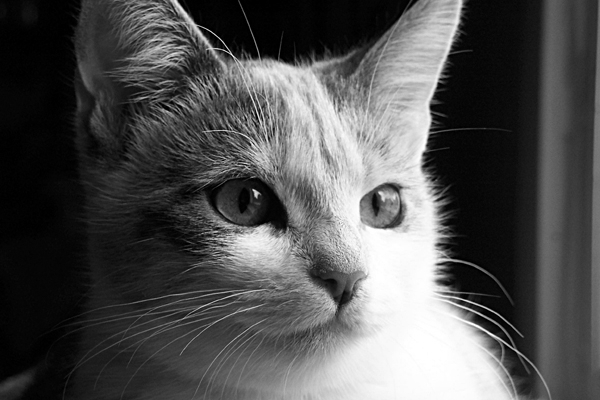
#> input picture grayscale_cat.jpg, 600 x 400 px
$ python main.py
#> lines starting #> are read from the running program, lines starting #| are printed output that depends on the picture; long printed decimals are rounded
import numpy as np
import matplotlib.pyplot as plt
import matplotlib.image as mpimg

# --- Функції обробки зображень SVD ---

def read_image(path, mode='RGB'):
    """
    Reads an image from the specified path.
    Uses matplotlib for reading.
    Returns a NumPy array, normalized to [0.0, 1.0].
    """
#> called with path = 'grayscale_cat.jpg', mode = 'Grayscale'
    try:
        img = mpimg.imread(path)
#> img is the input picture: shape (400, 600); min 0, max 255, mean 81.5
        if img.dtype == np.uint8:
            return img.astype(np.float32) / 255.0
#> call 2 of read_image, with path = 'rgb_dog.jpg', mode = 'RGB'
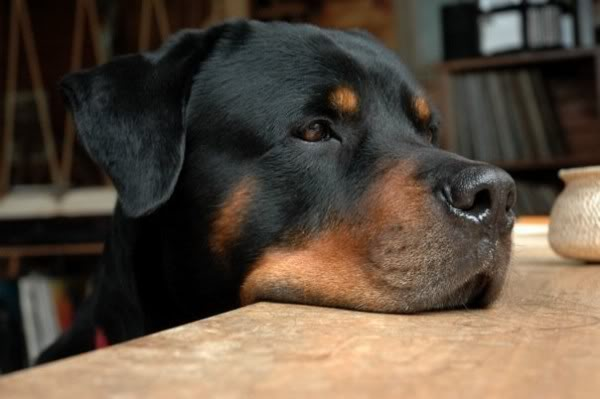
#> input picture rgb_dog.jpg, 600 x 399 px
#> in read_image, img is the input picture: shape (399, 600, 3); mean R, G, B 91, 77.5, 63.6
        return img.astype(np.float32)
    except FileNotFoundError:
        print(f"Помилка: Файл '{path}' не знайдено.")
        print("Будь ласка, переконайтеся, що файли зображень (grayscale_cat.jpg, rgb_dog.jpg) існують у тій же директорії.")
        if mode == 'RGB':
            return np.zeros((100, 100, 3), dtype=np.float32)
        else:
            return np.zeros((100, 100), dtype=np.float32)

def show_image(image_data, title="Відновлене зображення", mode='Grayscale'):
    """
    Displays an image using Matplotlib.
    Handles float [0.0, 1.0] ranges.
    """
    plt.figure(figsize=(6, 6))
    # Забезпечуємо, що значення знаходяться в діапазоні [0.0, 1.0] для float зображень
    display_image = np.clip(image_data, 0.0, 1.0)

    # Визначаємо колірну карту
    cmap = 'gray' if mode == 'Grayscale' else None

    plt.imshow(display_image, cmap=cmap)
    plt.title(title)
    plt.axis('off')
    plt.show()

def get_image_shape(image_data):
    """Returns the shape of the image data."""
    return image_data.shape

def perform_svd(channel_data):
    """
    Performs Singular Value Decomposition on a 2D channel.
    Returns U, S, Vt (V transposed).
    """
    if channel_data.ndim != 2:
        raise ValueError("perform_svd очікує 2D масив для каналу.")

    # дані є float для SVD
    if channel_data.dtype not in [np.float32, np.float64]:
         channel_data = channel_data.astype(np.float32)

    U, S, Vt = np.linalg.svd(channel_data, full_matrices=False)
    return U, S, Vt

def reconstruct_image(U, S, Vt, num_singular_values):
    """
    Reconstructs the image from the SVD components.

    Parameters:
    U (numpy.ndarray): The U matrix from SVD.
    S (numpy.ndarray): The singular values from SVD.
    Vt (numpy.ndarray): The Vt matrix from SVD.
    num_singular_values (int): The number of singular values to use for reconstruction.

    Returns:
    numpy.ndarray: The reconstructed image data.
    """
    k = num_singular_values

    S_reduced = np.zeros_like(S, dtype=S.dtype)
    S_reduced[:k] = S[:k]

    reconstructed_channel = np.dot(U, np.dot(np.diag(S_reduced), Vt))
    reconstructed_channel = np.clip(reconstructed_channel, 0.0, 1.0)

    return reconstructed_channel.astype(np.float32)

def reconstruct_rgb_image(Ur, Sr, Vr, Ug, Sg, Vg, Ub, Sb, Vb, num_singular_values):
    """
    Reconstructs an RGB image from the SVD components of its channels.
    Each channel is reconstructed and then stacked to form the RGB image.
    """
    r_channel = reconstruct_image(Ur, Sr, Vr, num_singular_values)
    g_channel = reconstruct_image(Ug, Sg, Vg, num_singular_values)
    b_channel = reconstruct_image(Ub, Sb, Vb, num_singular_values)

    reconstructed_rgb_image = np.stack([r_channel, g_channel, b_channel], axis=-1)

    reconstructed_rgb_image = np.clip(reconstructed_rgb_image, 0.0, 1.0)
    return reconstructed_rgb_image

def reconstruction_error(reconstructed_image, original_image):
    """
    Computes the reconstruction error between the original and reconstructed images.
    """
    flat_reconstructed = reconstructed_image.flatten()
    flat_original = original_image.flatten()
    return np.mean(np.square(flat_reconstructed - flat_original))

if __name__ == "__main__":
    print("--- Розпочинаємо SVD-реконструкцію зображень ---")
    print("Будь ласка, переконайтеся, що файли 'grayscale_cat.jpg' та 'rgb_dog.jpg' існують у поточній директорії.")

    img1 = read_image("grayscale_cat.jpg", mode='Grayscale')
    img2 = read_image("rgb_dog.jpg", mode='RGB')

    if img1.size == 0 or img2.size == 0:
        print("\nНеможливо продовжити демонстрацію, оскільки файли зображень не завантажено.")
    else:
        print("\n--- Вихідні зображення ---")
        show_image(img1, title='сірий кіт', mode='Grayscale')
        show_image(img2, title='кольоровий собака', mode='RGB')

        img1_shape = get_image_shape(img1)
#> img1_shape = (400, 600)
        img2_shape = get_image_shape(img2)
#> img2_shape = (399, 600, 3)
        print("Форма зображення 1 (сірий кіт):", img1_shape)
#| Форма зображення 1 (сірий кіт): (400, 600)
        print("Форма зображення 2 (кольоровий собака):", img2_shape)
#| Форма зображення 2 (кольоровий собака): (399, 600, 3)

        print("\n--- SVD для сірого зображення ---")
        U, S, Vt = perform_svd(img1)
#> in perform_svd, `U, S, Vt = np.linalg.svd(channel_data, full_matrices=False)`: S = 400 values, max 199.3 at index 0, min 0.0368 at index 399, mean 2.07
        plt.figure(figsize=(8, 4))
        plt.plot(np.arange(len(S)), S)
        plt.title('Сингулярні значення сірого зображення')
        plt.xlabel('Індекс сингулярного значення')
        plt.ylabel('Величина сингулярного значення')
        plt.grid(True, linestyle='--', alpha=0.7)
        plt.show()
#> figure, not shown here; curve peaks at x = 0, y = 199.3

        # Реконструкція сірого зображення з різною кількістю сингулярних значень
        print("\n--- Реконструкція сірого зображення ---")
        reconstructed_image_10 = reconstruct_image(U, S, Vt, num_singular_values=10)
        show_image(reconstructed_image_10, title='Реконструкція сірого (k=10)', mode='Grayscale')
        print("Помилка реконструкції (k=10):", reconstruction_error(reconstructed_image_10, img1))
#| Помилка реконструкції (k=10): 0.004962
        reconstructed_image_75 = reconstruct_image(U, S, Vt, num_singular_values=75)
        show_image(reconstructed_image_75, title='Реконструкція сірого (k=75)', mode='Grayscale')
        print("Помилка реконструкції (k=75):", reconstruction_error(reconstructed_image_75, img1))
#| Помилка реконструкції (k=75): 0.0007681

        print("\n--- SVD та реконструкція для кольорового зображення ---")
        # Розділення RGB зображення на канали та SVD для кожного
        # Переконайтеся, що img2 має 3 канали
        if img2.ndim == 3 and img2.shape[2] == 3:
            Ur, Sr, Vr = perform_svd(img2[:, :, 0])  # Червоний канал
#> Sr = 399 values, max 214.3 at index 0, min 0.00945 at index 398, mean 1.66
            Ug, Sg, Vg = perform_svd(img2[:, :, 1])  # Зелений канал
#> in perform_svd (call 3), `U, S, Vt = np.linalg.svd(channel_data, full_matrices=False)`: S = 399 values, max 178.2 at index 0, min 0.00939 at index 398, mean 1.5
#> in perform_svd (call 3), `U, S, Vt = np.linalg.svd(channel_data, full_matrices=False)`:
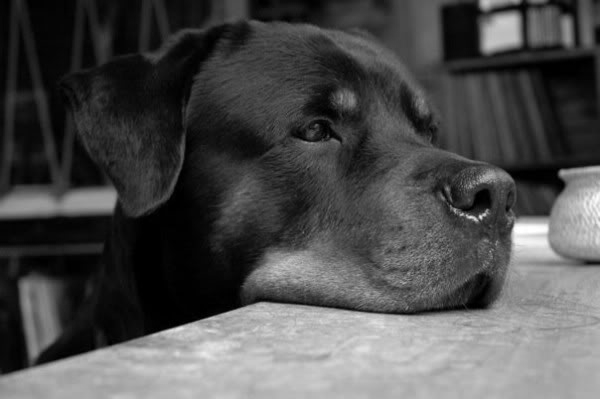
#> channel_data: shape (399, 600) float32; min 0, max 1, mean 0.304
#> Sg has the same summary as S in perform_svd
            Ub, Sb, Vb = perform_svd(img2[:, :, 2])  # Синій канал
#> in perform_svd (call 4), `U, S, Vt = np.linalg.svd(channel_data, full_matrices=False)`:
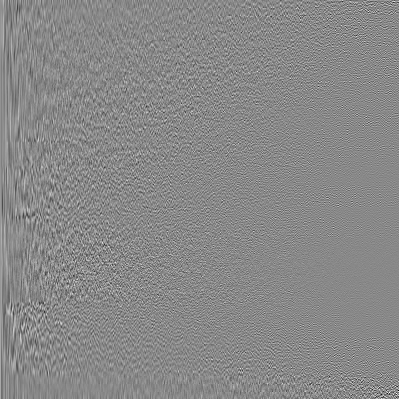
#> U: shape (399, 399) float32; min -0.385, max 0.332, mean 0.000152; drawn with min black and max white
#> in perform_svd (call 4), `U, S, Vt = np.linalg.svd(channel_data, full_matrices=False)`:
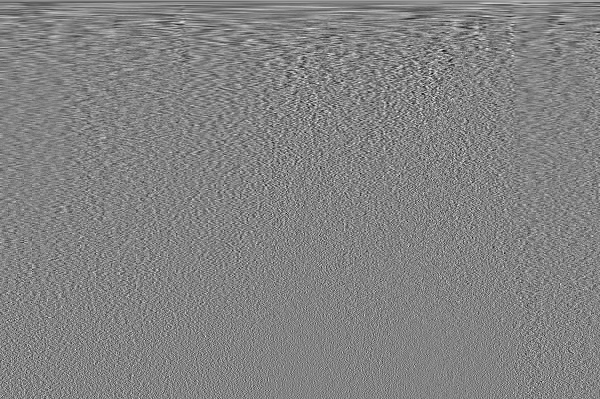
#> Vt: shape (399, 600) float32; min -0.225, max 0.212, mean 7.13e-05; drawn with min black and max white
#> in perform_svd (call 4), `U, S, Vt = np.linalg.svd(channel_data, full_matrices=False)`: S = 399 values, max 143.3 at index 0, min 0.00966 at index 398, mean 1.34
#> in perform_svd (call 4), `U, S, Vt = np.linalg.svd(channel_data, full_matrices=False)`:
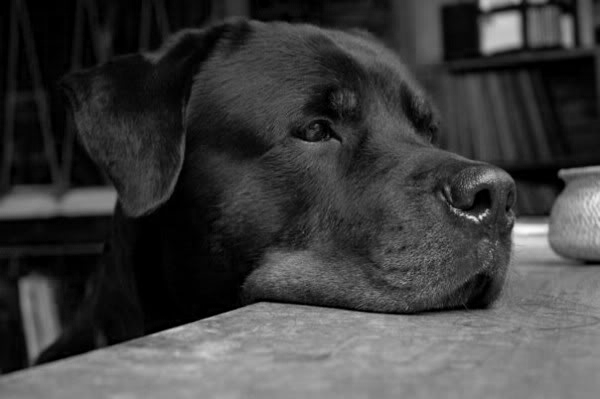
#> channel_data: shape (399, 600) float32; min 0, max 0.984, mean 0.25
#> Sb has the same summary as S in perform_svd

            # Реконструкція RGB зображення з різною кількістю сингулярних значень
            print("Реконструкція кольорового зображення (k=10)...")
            reconstructed_rgb_image_10 = reconstruct_rgb_image(Ur, Sr, Vr, Ug, Sg, Vg, Ub, Sb, Vb, num_singular_values=10)
#> in reconstruct_image (call 5), `reconstructed_channel = np.dot(U, np.dot(np.diag(S_reduced), Vt))`:
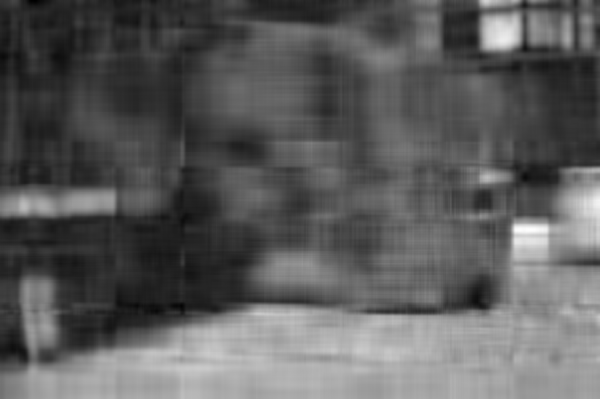
#> reconstructed_channel: shape (399, 600) float32; min -0.133, max 0.92, mean 0.25; drawn with min black and max white
#> in reconstruct_rgb_image, `reconstructed_rgb_image = np.stack([r_channel, g_channel, b_channel], ..`:
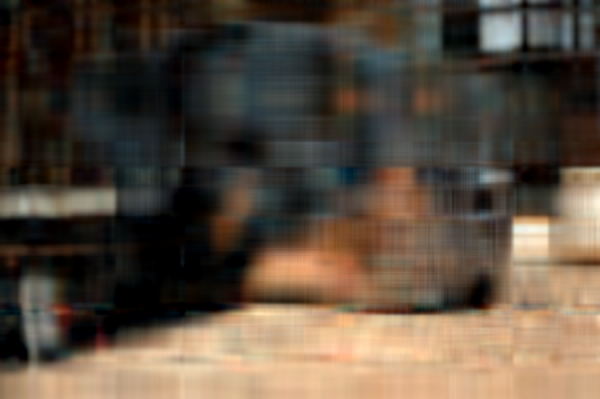
#> reconstructed_rgb_image: shape (399, 600, 3) float32; mean of channels 0, 1, 2 0.357, 0.305, 0.25; drawn as R, G, B
            show_image(reconstructed_rgb_image_10, title='Реконструкція RGB (k=10)', mode='RGB')
            print("Помилка реконструкції (k=10):", reconstruction_error(reconstructed_rgb_image_10, img2))
#| Помилка реконструкції (k=10): 0.002888
            print("Реконструкція кольорового зображення (k=75)...")
            reconstructed_rgb_image_75 = reconstruct_rgb_image(Ur, Sr, Vr, Ug, Sg, Vg, Ub, Sb, Vb, num_singular_values=75)
            show_image(reconstructed_rgb_image_75, title='Реконструкція RGB (k=75)', mode='RGB')
            print("Помилка реконструкції (k=75):", reconstruction_error(reconstructed_rgb_image_75, img2))
#| Помилка реконструкції (k=75): 0.0001235
        else:
            print("Зображення 'rgb_dog.jpg' не є коректним 3-канальним RGB зображенням.")
